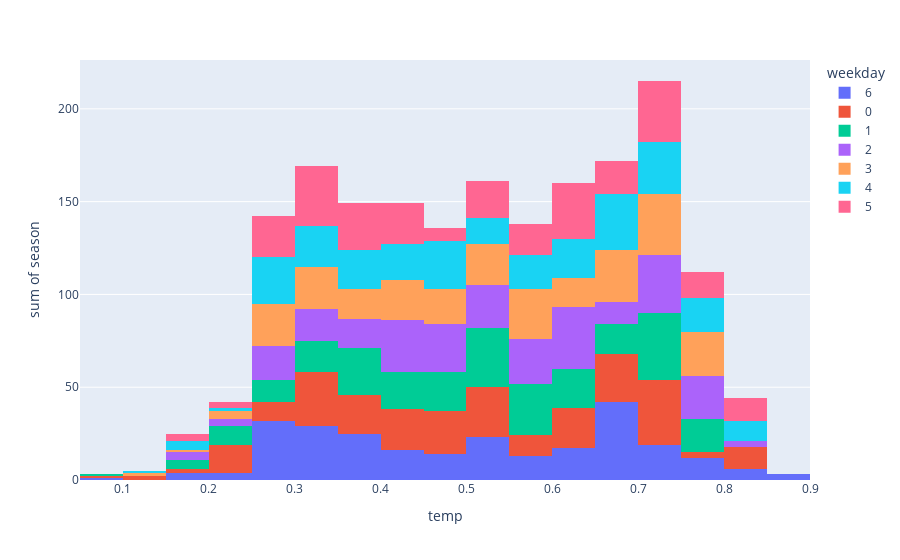

This figure's notebook cell:
### Code cell
# Visualization - do your own thing

fig = px.histogram(DF_raw,
                        x= 'temp',
                        y= 'season',                
                        color='weekday')
fig.show()
